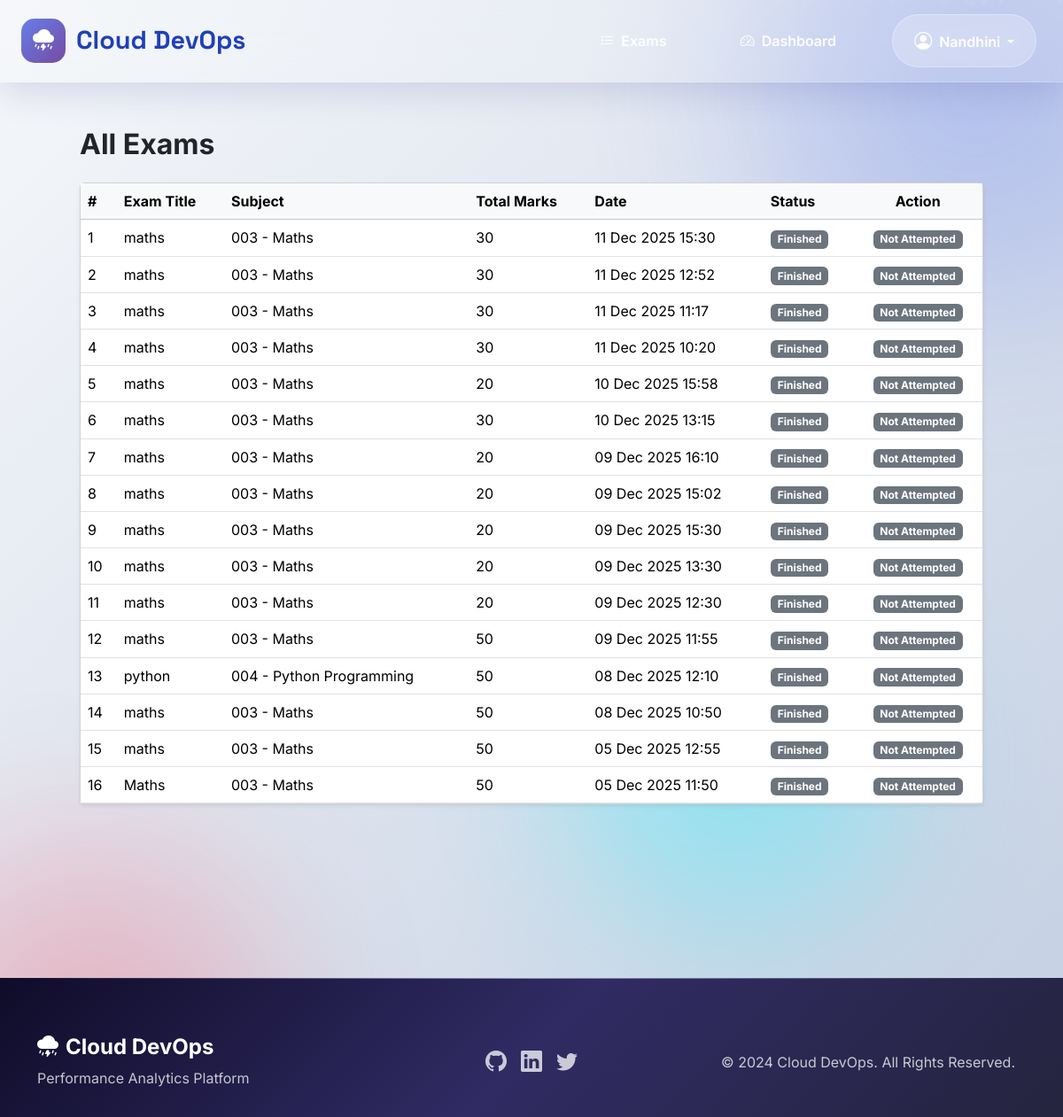
The app's page /exams/ (signed in) with its own data.
### exams/models.py (models this page shows, shortened)
class Exam(models.Model):
    DIFFICULTY_CHOICES = (
        ('easy', 'Easy'),
        ('medium', 'Medium'),
        ('hard', 'Hard'),
    )
    title = models.CharField(max_length=200)
    subject = models.ForeignKey(Subject, on_delete=models.CASCADE, related_name='exams')
    description = models.TextField()
    duration = models.IntegerField(help_text="Duration in minutes")
    total_marks = models.IntegerField()
    passing_marks = models.IntegerField()
    difficulty = models.CharField(max_length=10, choices=DIFFICULTY_CHOICES, default='medium')
    start_time = models.DateTimeField()
    end_time = models.DateTimeField()
    is_active = models.BooleanField(default=True)
    created_by = models.ForeignKey(User, on_delete=models.CASCADE, related_name='created_exams')
    created_at = models.DateTimeField(auto_now_add=True)
    updated_at = models.DateTimeField(auto_now=True)
    class Meta:
        ordering = ['-created_at']

class Subject(models.Model):
    name = models.CharField(max_length=200)
    code = models.CharField(max_length=20)
    description = models.TextField(blank=True, null=True)
    teacher = models.ForeignKey(User, on_delete=models.CASCADE, related_name='subjects')
    created_at = models.DateTimeField(auto_now_add=True)
    def __str__(self):
        return f"{self.code} - {self.name}"

### exams/views.py (the view)
# urls.py: path('exams/', views.exam_list, name='exam_list'),
@login_required
def exam_list(request):
    now = timezone.now()
    if hasattr(request.user, 'profile') and request.user.profile.user_type == 'teacher':
        exams = Exam.objects.filter(created_by=request.user)
    else:
        attempted_exam_ids = ExamAttempt.objects.filter(student=request.user).values_list('exam_id', flat=True)
        exams = Exam.objects.filter(
            Q(start_time__lte=now, end_time__gte=now) | Q(id__in=attempted_exam_ids)
        ).distinct()
    attempts = ExamAttempt.objects.filter(student=request.user)
    attempt_map = {a.exam_id: a for a in attempts}
    return render(request, 'exams/exam_list.html', {
        'exams': exams,
        'attempt_map': attempt_map,
        'now': now,
    })

### exams/templatetags/dict_extras.py (called while the page is built)
@register.filter
def dictget(dictionary, key):
    return dictionary.get(key)

### exams/templates/exams/exam_list.html (shortened to what this page needs)
{% extends 'base.html' %}
{% load static %}
{% load dict_extras %}
{% block content %}
<div class="container mt-4">
    <div class="d-flex justify-content-between align-items-center mb-3">
        <h2 class="fw-bold">All Exams</h2>
    </div>
    {% if exams %}
    <div class="card shadow-sm">
        <div class="card-body p-0">
            <table class="table table-hover mb-0">
                <thead class="table-light">
                    <tr>
                        <th>#</th>
                        <th>Exam Title</th>
                        <th>Subject</th>
                        <th>Total Marks</th>
                        <th>Date</th>
                        <th>Status</th>
                        <th class="text-center">Action</th>
                    </tr>
                </thead>
                <tbody>
                    {% for exam in exams %}
                    <tr>
                        <td>{{ forloop.counter }}</td>
                        <td>{{ exam.title }}</td>
                        <td>{{ exam.subject }}</td>
                        <td>{{ exam.total_marks }}</td>
                        <td>{{ exam.start_time|date:"d M Y H:i" }}</td>
                        <td>
                            {% if exam.start_time > now %}
                                <span class="badge bg-info">Upcoming</span>
                            {% elif exam.end_time < now %}
                                <span class="badge bg-secondary">Finished</span>
                            {% else %}
                                <span class="badge bg-success">Live</span>
                            {% endif %}
                        </td>
                        <td class="text-center">
                            {% if not user.is_teacher %}
                                {% with attempt=attempt_map|dictget:exam.id %}
                                    {% if attempt %}
                                        <span class="badge bg-primary">
                                            {{ attempt.score }} / {{ attempt.total_marks }}
                                        </span>
                                        <a href="{% url 'view_attempt' attempt.id %}"
                                           class="btn btn-sm btn-success mt-1">
                                            <i class="bi bi-journal-check"></i> View Result
                                        </a>
                                    {% else %}
                                        {% if exam.start_time > now %}
                                            <span class="badge bg-info">Upcoming</span>
                                        {% elif exam.end_time < now %}
                                            <span class="badge bg-secondary">Not Attempted</span>
                                        {% else %}
                                            <a href="{% url 'take_exam' exam.id %}"
                                               class="btn btn-sm btn-primary">
                                                <i class="bi bi-pencil-square"></i> Take Exam
                                            </a>
                                        {% endif %}
                                    {% endif %}
                                {% endwith %}
                            {% endif %}
                        </td>
                    </tr>
                    {% endfor %}
                </tbody>
            </table>
        </div>
    </div>
    {% else %}
    <div class="alert alert-info text-center mt-4">
        No exams available yet.
    </div>
    {% endif %}
</div>
{% endblock %}

### exams/templates/base.html (shortened to what this page needs)
{% load static %}
<!DOCTYPE html>
<html lang="en">
<head>
    <link href="https://cdn.jsdelivr.net/npm/bootstrap@5.3.3/dist/css/bootstrap.min.css" rel="stylesheet">
    <link href="https://cdn.jsdelivr.net/npm/bootstrap-icons@1.11.3/font/bootstrap-icons.css" rel="stylesheet">
    <link rel="stylesheet" href="https://cdn.jsdelivr.net/npm/aos@2.3.4/dist/aos.css">
</head>
<body>
    <div class="gradient-orb orb-1"></div>
    <div class="gradient-orb orb-2"></div>
    <div id="particles"></div>
    <nav class="navbar navbar-expand-lg navbar-glass" id="navbar">
        <div class="container-fluid px-4">
            <a class="navbar-brand d-flex align-items-center" href="{% url 'home' %}">
                <div class="brand-icon">
                    <i class="bi bi-cloud-lightning-rain-fill"></i>
                </div>
                <span>Cloud DevOps</span>
            </a>
            <div class="collapse navbar-collapse" id="mainNav">
                <ul class="navbar-nav ms-auto align-items-center">
                    {% if user.is_authenticated %}
                        <li class="nav-item mx-2">
                            <a class="nav-link" href="{% url 'exam_list' %}">
                                <i class="bi bi-list-task me-2"></i>Exams
                            </a>
                        </li>
                        {% if user.profile.user_type == 'teacher' %}
                            <li class="nav-item mx-2">
                                <a class="nav-link" href="{% url 'teacher_dashboard' %}">
                                    <i class="bi bi-speedometer2 me-2"></i>Dashboard
                                </a>
                            </li>
                        {% else %}
                            <li class="nav-item mx-2">
                                <a class="nav-link" href="{% url 'student_dashboard' %}">
                                    <i class="bi bi-speedometer2 me-2"></i>Dashboard
                                </a>
                            </li>
                        {% endif %}
                        <li class="nav-item dropdown ms-3">
                            <a class="nav-link dropdown-toggle user-dropdown" href="#"
                               data-bs-toggle="dropdown">
                                <i class="bi bi-person-circle fs-5 me-2"></i>{{ user.username }}
                            </a>
                        </li>
                    {% endif %}
                </ul>
            </div>
        </div>
    </nav>
    <main class="main-content">
        <div class="container px-4 px-lg-5">
            {% block content %}{% endblock %}
        </div>
    </main>
    <footer class="footer-modern text-white text-center">
        <div class="container">
            <div class="row align-items-center">
                <div class="col-md-4 mb-4 mb-md-0 text-md-start">
                    <h4 class="fw-bold mb-2">
                        <i class="bi bi-cloud-lightning-rain-fill me-2"></i>Cloud DevOps
                    </h4>
                    <p class="opacity-75 mb-0">Performance Analytics Platform</p>
                </div>
                <div class="col-md-4 mb-4 mb-md-0">
                    <div class="d-flex gap-3 justify-content-center">
                        <a href="#" class="text-white opacity-75" style="text-decoration: none; transition: opacity 0.3s;" onmouseover="this.style.opacity='1'" onmouseout="this.style.opacity='0.75'">
                            <i class="bi bi-github fs-4"></i>
                        </a>
                        <a href="#" class="text-white opacity-75" style="text-decoration: none; transition: opacity 0.3s;" onmouseover="this.style.opacity='1'" onmouseout="this.style.opacity='0.75'">
                            <i class="bi bi-linkedin fs-4"></i>
                        </a>
                        <a href="#" class="text-white opacity-75" style="text-decoration: none; transition: opacity 0.3s;" onmouseover="this.style.opacity='1'" onmouseout="this.style.opacity='0.75'">
                            <i class="bi bi-twitter fs-4"></i>
                        </a>
                    </div>
                </div>
                <div class="col-md-4">
                    <p class="mb-0 opacity-75">&copy; 2024 Cloud DevOps. All Rights Reserved.</p>
                </div>
            </div>
        </div>
    </footer>
</body>
</html>

### exams/templates/base.html (style rules this page uses)
:root { --primary-gradient: linear-gradient(135deg, #667eea 0%, #764ba2 100%); --secondary-gradient: linear-gradient(135deg, #f093fb 0%, #f5576c 100%); --success-gradient: linear-gradient(135deg, #4facfe 0%, #00f2fe 100%); --info-gradient: linear-gradient(135deg, #43e97b 0%, #38f9d7 100%); --warning-gradient: linear-gradient(135deg, #fa709a 0%, #fee140 100%); --dark-gradient: linear-gradient(135deg, #1e3c72 0%, #2a5298 100%); --glass: rgba(255,255,255,0.1); --glass-border: rgba(255,255,255,0.2); --shadow-lg: 0 20px 60px rgba(0,0,0,0.15); --shadow-xl: 0 30px 80px rgba(0,0,0,0.2); }
* { margin: 0; padding: 0; box-sizing: border-box; }
body { font-family: 'Inter', -apple-system, BlinkMacSystemFont, sans-serif; background: linear-gradient(135deg, #f5f7fa 0%, #c3cfe2 100%); min-height: 100vh; overflow-x: hidden; position: relative; }
#particles { position: fixed; top: 0; left: 0; width: 100vw; height: 100vh; z-index: -1; pointer-events: none; overflow: hidden; }
.gradient-orb { position: fixed; border-radius: 50%; filter: blur(80px); opacity: 0.4; z-index: -1; animation: drift 20s ease-in-out infinite; }
.orb-1 { width: 600px; height: 600px; background: radial-gradient(circle, #667eea, transparent); top: -200px; right: -200px; animation-delay: 0s; }
.orb-2 { width: 500px; height: 500px; background: radial-gradient(circle, #f5576c, transparent); bottom: -150px; left: -150px; animation-delay: 5s; }
.navbar-glass { position: fixed !important; top: 0 !important; left: 0 !important; right: 0 !important; z-index: 9999 !important; backdrop-filter: blur(30px) !important; background: rgba(255,255,255,0.1) !important; border-bottom: 1px solid rgba(255,255,255,0.2) !important; box-shadow: 0 10px 40px rgba(31,38,135,0.15) !important; padding: 1rem 0 !important; transition: all 0.4s ease !important; }
.navbar-brand { font-family: 'Space Grotesk', sans-serif !important; font-weight: 800 !important; font-size: 1.8rem !important; color: #2040b7 !important; transition: all 0.3s ease !important; }
.brand-icon { width: 50px; height: 50px; background: var(--primary-gradient); border-radius: 15px; display: flex; align-items: center; justify-content: center; margin-right: 0.75rem; transition: all 0.3s; }
.brand-icon i { font-size: 1.5rem; color: #fff; }
.nav-link { color: rgba(255,255,255,0.95) !important; padding: 0.85rem 1.75rem !important; border-radius: 100px !important; transition: all 0.4s cubic-bezier(0.175, 0.885, 0.32, 1.275) !important; font-weight: 600 !important; margin: 0 0.35rem !important; text-decoration: none !important; position: relative !important; overflow: hidden !important; }
.nav-link::before { content: ''; position: absolute; top: 0; left: -100%; width: 100%; height: 100%; background: var(--primary-gradient); transition: left 0.4s; z-index: -1; }
.user-dropdown { background: rgba(255,255,255,0.2) !important; backdrop-filter: blur(20px) !important; border: 1px solid rgba(255,255,255,0.3) !important; padding: 0.85rem 1.5rem !important; border-radius: 100px !important; color: #fff !important; font-weight: 600 !important; transition: all 0.3s !important; }
.main-content { padding-top: 120px !important; padding-bottom: 100px !important; position: relative; z-index: 1; min-height: calc(100vh - 200px); }
.footer-modern { background: linear-gradient(135deg, #0f0c29 0%, #302b63 50%, #24243e 100%) !important; margin-top: 6rem; padding: 4rem 0 2rem; position: relative; overflow: hidden; }
.footer-modern::before { content: ''; position: absolute; top: 0; left: 0; right: 0; height: 1px; background: linear-gradient(90deg, transparent, rgba(255,255,255,0.5), transparent); }

### records on screen
Exam: title "maths", subject "003 - Maths", total_marks "30", start_time "11 Dec 2025 15:30", shows "Finished", shows "Not Attempted"
Exam: title "maths", subject "003 - Maths", total_marks "30", start_time "11 Dec 2025 12:52", shows "Finished", shows "Not Attempted"
Exam: title "maths", subject "003 - Maths", total_marks "30", start_time "11 Dec 2025 11:17", shows "Finished", shows "Not Attempted"
Exam: title "maths", subject "003 - Maths", total_marks "30", start_time "11 Dec 2025 10:20", shows "Finished", shows "Not Attempted"
Exam: title "maths", subject "003 - Maths", total_marks "20", start_time "10 Dec 2025 15:58", shows "Finished", shows "Not Attempted"
Exam: title "maths", subject "003 - Maths", total_marks "30", start_time "10 Dec 2025 13:15", shows "Finished", shows "Not Attempted"
Exam: title "maths", subject "003 - Maths", total_marks "20", start_time "09 Dec 2025 16:10", shows "Finished", shows "Not Attempted"
Exam: title "maths", subject "003 - Maths", total_marks "20", start_time "09 Dec 2025 15:02", shows "Finished", shows "Not Attempted"
Exam: title "maths", subject "003 - Maths", total_marks "20", start_time "09 Dec 2025 15:30", shows "Finished", shows "Not Attempted"
Exam: title "maths", subject "003 - Maths", total_marks "20", start_time "09 Dec 2025 13:30", shows "Finished", shows "Not Attempted"
Exam: title "maths", subject "003 - Maths", total_marks "20", start_time "09 Dec 2025 12:30", shows "Finished", shows "Not Attempted"
Exam: title "maths", subject "003 - Maths", total_marks "50", start_time "09 Dec 2025 11:55", shows "Finished", shows "Not Attempted"
Exam: title "python", subject "004 - Python Programming", total_marks "50", start_time "08 Dec 2025 12:10", shows "Finished", shows "Not Attempted"
Exam: title "maths", subject "003 - Maths", total_marks "50", start_time "08 Dec 2025 10:50", shows "Finished", shows "Not Attempted"
Exam: title "maths", subject "003 - Maths", total_marks "50", start_time "05 Dec 2025 12:55", shows "Finished", shows "Not Attempted"
Exam: title "Maths", subject "003 - Maths", total_marks "50", start_time "05 Dec 2025 11:50", shows "Finished", shows "Not Attempted"

### other values on screen
{{ user.username }} "Nandhini"
